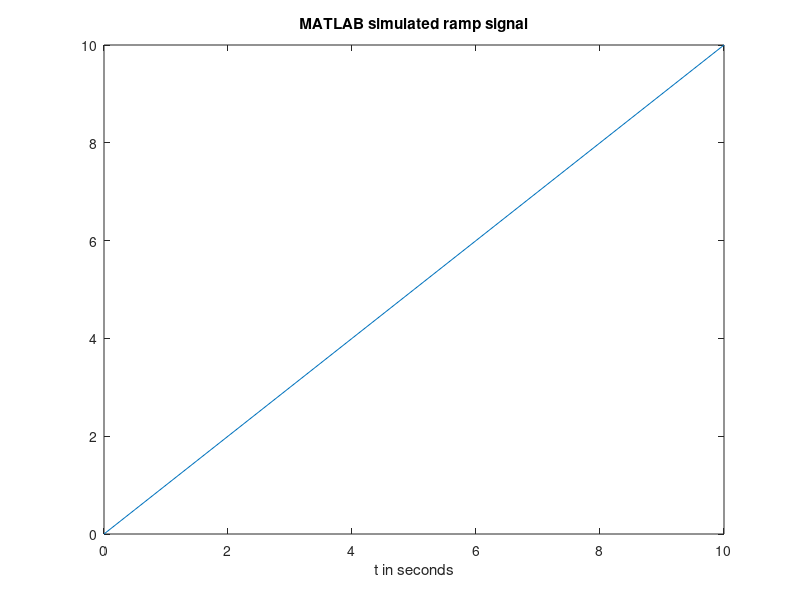

Write MATLAB code to recreate this figure.
clf 	% clearing latest plots
	A=1; 	% the slope of the ramp
	t=0:0.5:10;	% generating points in time
	ramp=A*t;	% generating the ramp signal
	plot(t,ramp);
	title('MATLAB simulated ramp signal');
	xlabel('t in seconds');
